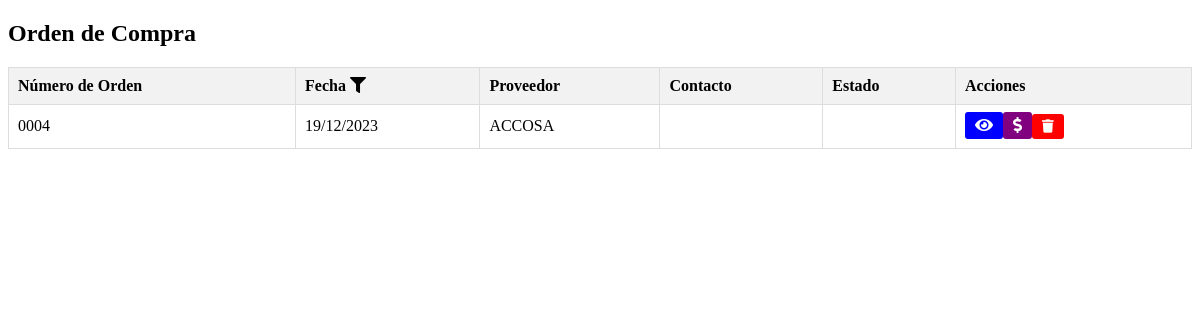
Before: /compras/ordenes_compras.php with the older database file.
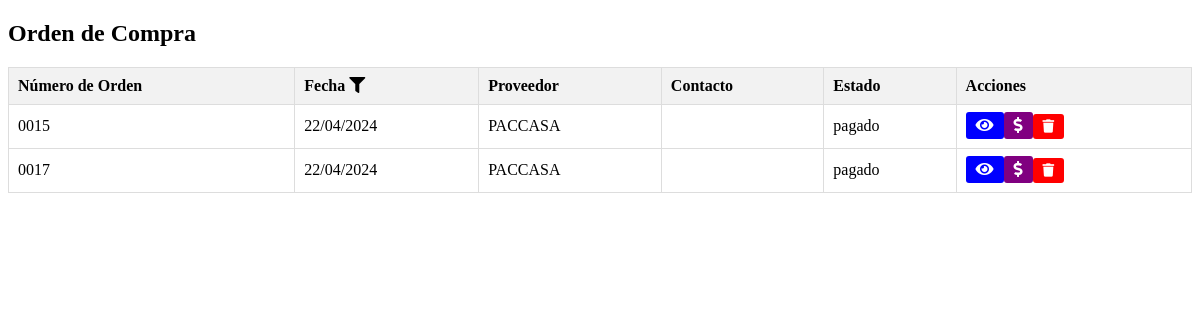
After: the same page with the newer database file.
### tables this page shows
CREATE TABLE `tbl_orden_compra` (
  `ID_ORDEN_COMPRA` int(11) NOT NULL AUTO_INCREMENT,
  `ID_COTIZACION` int(11) NOT NULL,
  `ID_PROVEEDOR` int(11) DEFAULT NULL,
  `ID_CONTACTO` int(11) NOT NULL,
  `NUMERO_ORDEN` varchar(255) DEFAULT NULL,
  `FECHA_ORDEN` date DEFAULT NULL,
  `FECHA_CREACION` timestamp NOT NULL DEFAULT current_timestamp(),
  `FECHA_MODIFICACION` timestamp NOT NULL DEFAULT current_timestamp() ON UPDATE current_timestamp(),
  `ESTADO` varchar(255) NOT NULL,
  `MONTO` decimal(10,2) NOT NULL,
  `CREADO_POR` int(11) DEFAULT NULL,
  `MODIFICADO_POR` int(11) DEFAULT NULL,
  PRIMARY KEY (`ID_ORDEN_COMPRA`),
  KEY `ID_PROVEEDOR` (`ID_PROVEEDOR`),
  KEY `ID_CONTACTO` (`ID_CONTACTO`),
  KEY `fk_tbl_orden_compra_tbl_cotizacion` (`ID_COTIZACION`),
  CONSTRAINT `fk_tbl_orden_compra_tbl_cotizacion` FOREIGN KEY (`ID_COTIZACION`) REFERENCES `tbl_cotizacion` (`ID_COTIZACION`) ON DELETE CASCADE ON UPDATE CASCADE
);

CREATE TABLE `tbl_proveedores` (
  `ID_PROVEEDOR` int(11) NOT NULL AUTO_INCREMENT,
  `NOMBRE` varchar(100) DEFAULT NULL,
  `DIRECCION` varchar(200) DEFAULT NULL,
  `TELEFONO` varchar(20) DEFAULT NULL,
  `CORREO_ELECTRONICO` varchar(100) DEFAULT NULL,
  `FECHA_CREACION` timestamp NOT NULL DEFAULT current_timestamp(),
  `FECHA_MODIFICACION` timestamp NOT NULL DEFAULT current_timestamp() ON UPDATE current_timestamp(),
  `CREADO_POR` varchar(255) DEFAULT NULL,
  `MODIFICADO_POR` varchar(255) DEFAULT NULL,
  `id_empresa` int(11) DEFAULT NULL,
  `SERVICIO_PRESTADO` varchar(150) DEFAULT NULL,
  `RTN_EMPRESA` varchar(15) DEFAULT NULL,
  `ESTADO_PROVEEDOR` varchar(255) DEFAULT NULL,
  PRIMARY KEY (`ID_PROVEEDOR`)
);

### compras/ordenes_compras.php (the view, shortened to what this page needs)
<!DOCTYPE html>
<html>
<head>
    <link rel="stylesheet" href="https://cdnjs.cloudflare.com/ajax/libs/font-awesome/5.15.4/css/all.min.css">
</head>
<body>
    <?php
     include('../conexion/conexion.php');
        $headerContent = '
         <h2>Orden de Compra</h2>
         <table class="solicitud-table">
               <tr>
                 <th>Número de Orden</th>
                  <th>
                     Fecha
                      <i class="fas fa-filter filter-icon" onclick="toggleFechaFiltro()"></i>
                     <input type="date" id="fecha_filtro" onchange="filtrarPorFecha()">
                   </th>
                  <th>Proveedor</th>
                  <th>Contacto</th>
                  <th>Estado</th>
                  <th>Acciones</th>
               </tr>
        ';
        if (isset($_GET['fecha_filtro'])) {
         $fechaFiltro = date('Y-m-d', strtotime($_GET['fecha_filtro']));
          $sql = "SELECT * FROM tbl_orden_compra WHERE FECHA_ORDEN = '$fechaFiltro'";
        } else {
          $sql = "SELECT * FROM tbl_orden_compra";
        }
        $result = $conn->query($sql);
        $rowsContent = '';
       if ($result->num_rows > 0) {
           while ($row = $result->fetch_assoc()) {
                $rowsContent .= '<tr>';
                $rowsContent .= '<td>' . $row["NUMERO_ORDEN"] . '</td>';
                $rowsContent .= '<td>' . date("d/m/Y", strtotime($row["FECHA_ORDEN"])) . '</td>';
               $rowsContent .= '<td>' . obtenerProveedor($conn, $row["ID_PROVEEDOR"]) . '</td>';
                $rowsContent .= '<td>' . obtenerContacto($conn, $row["ID_CONTACTO"]) . '</td>';
                $rowsContent .= '<td>' . $row["ESTADO"] . '</td>';
                $rowsContent .= '<td>';
                $rowsContent .= '<a href="ver_orden.php?numero_orden=' . $row["NUMERO_ORDEN"] . '" class="btn btn-ver"><i class="fas fa-eye"></i></a>';
                $rowsContent .= '<a href="../pagos/crear.php?numero_orden=' . $row["ID_ORDEN_COMPRA"] . '" class="btn btn-crear"><i class="fas fa-dollar-sign"></i></a>';
                $rowsContent .= '<button class="btn btn-eliminar" onclick="eliminarSolicitud(' . $row["NUMERO_ORDEN"] . ')"><i class="fas fa-trash"></i></button>';
                $rowsContent .= '</td>';
                $rowsContent .= '</tr>';
            }
        } else {
          $rowsContent .= '<tr><td colspan="5">No hay datos en esa fecha.</td></tr>';
        }
       echo $headerContent . $rowsContent;
       function obtenerProveedor($conn, $idProveedor) {
          $sqlProveedor = "SELECT NOMBRE FROM tbl_proveedores WHERE ID_PROVEEDOR = $idProveedor";
          $resultProveedor = $conn->query($sqlProveedor);
          return ($resultProveedor->num_rows > 0) ? $resultProveedor->fetch_assoc()["NOMBRE"] : '';
        }
        function obtenerContacto($conn, $idContacto) {
            if ($idContacto !== null) {
             $sqlContacto = "SELECT NOMBRE FROM tbl_contactos_proveedores WHERE ID_CONTACTO_PROVEEDOR = $idContacto";
              $resultContacto = $conn->query($sqlContacto);
              return ($resultContacto->num_rows > 0) ? $resultContacto->fetch_assoc()["NOMBRE"] : '';
            }
            return '';
        }
    ?>
    </table>
</body>
</html>

Changed rows visible on the page:
removed tbl_orden_compra: NUMERO_ORDEN "0004", FECHA_ORDEN "19/12/2023", ID_PROVEEDOR.NOMBRE "ACCOSA"
added tbl_orden_compra: NUMERO_ORDEN "0015", FECHA_ORDEN "22/04/2024", ID_PROVEEDOR.NOMBRE "PACCASA", ESTADO "pagado"
added tbl_orden_compra: NUMERO_ORDEN "0017", FECHA_ORDEN "22/04/2024", ID_PROVEEDOR.NOMBRE "PACCASA", ESTADO "pagado"
